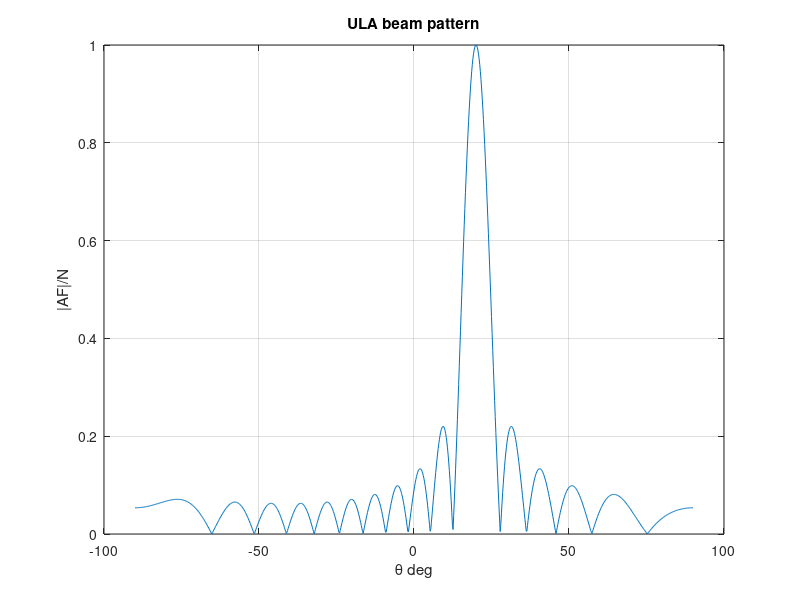

MATLAB code to generate this figure:
% ULA: grating-lobe onset vs d/lambda
% Linear equidistant array: beam distortion at d/lambda > 1
N = 16;
d10 = 5;                        % d/lambda * 10
theta0 = 20;                    % steer angle, deg
d = d10 / 10;
theta = -90:0.2:90;
ph = 2*pi*d*(sind(theta) - sind(theta0));
AF = zeros(1, numel(theta));
for k = 1:N
    AF = AF + exp(1i*(k-1)*ph);
end
figure;
plot(theta, abs(AF)/N);
title('ULA beam pattern');
xlabel('\theta deg'); ylabel('|AF|/N');
grid on;

%{
@play
{
 "title": "ULA: element spacing and grating lobes",
 "groups": [
  { "name": "Geometry", "controls": [
    { "var": "N", "label": "Element count", "min": 8, "max": 64, "step": 2, "default": 16 },
    { "var": "d10", "label": "d/λ ×10", "min": 2, "max": 15, "step": 1, "default": 5 },
    { "var": "theta0", "label": "Scan θ₀", "min": -60, "max": 60, "step": 1, "default": 20 }
  ] }
 ]
}
%}
